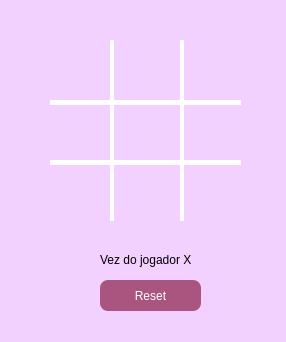
<?xml version="1.0" encoding="UTF-8"?>
<ui version="4.0">
 <class>Dialog</class>
 <widget class="QDialog" name="Dialog">
  <property name="geometry">
   <rect>
    <x>0</x>
    <y>0</y>
    <width>286</width>
    <height>342</height>
   </rect>
  </property>
  <property name="windowTitle">
   <string>Dialog</string>
  </property>
  <property name="styleSheet">
   <string notr="true">background-color: rgb(242, 208, 255);</string>
  </property>
  <widget class="QPushButton" name="btn8">
   <property name="geometry">
    <rect>
     <x>120</x>
     <y>170</y>
     <width>61</width>
     <height>51</height>
    </rect>
   </property>
   <property name="styleSheet">
    <string notr="true">border: none;
font: 24pt &quot;MS Shell Dlg 2&quot;;</string>
   </property>
   <property name="text">
    <string/>
   </property>
  </widget>
  <widget class="QPushButton" name="btn7">
   <property name="geometry">
    <rect>
     <x>50</x>
     <y>170</y>
     <width>61</width>
     <height>51</height>
    </rect>
   </property>
   <property name="styleSheet">
    <string notr="true">border: none;
font: 24pt &quot;MS Shell Dlg 2&quot;;</string>
   </property>
   <property name="text">
    <string/>
   </property>
  </widget>
  <widget class="QPushButton" name="btn4">
   <property name="geometry">
    <rect>
     <x>50</x>
     <y>110</y>
     <width>61</width>
     <height>51</height>
    </rect>
   </property>
   <property name="styleSheet">
    <string notr="true">border: none;
font: 24pt &quot;MS Shell Dlg 2&quot;;</string>
   </property>
   <property name="text">
    <string/>
   </property>
  </widget>
  <widget class="QPushButton" name="btn2">
   <property name="geometry">
    <rect>
     <x>120</x>
     <y>50</y>
     <width>51</width>
     <height>41</height>
    </rect>
   </property>
   <property name="styleSheet">
    <string notr="true">border: none;
font: 24pt &quot;MS Shell Dlg 2&quot;;</string>
   </property>
   <property name="text">
    <string/>
   </property>
  </widget>
  <widget class="QPushButton" name="btn3">
   <property name="geometry">
    <rect>
     <x>190</x>
     <y>50</y>
     <width>51</width>
     <height>41</height>
    </rect>
   </property>
   <property name="styleSheet">
    <string notr="true">border: none;
font: 24pt &quot;MS Shell Dlg 2&quot;;</string>
   </property>
   <property name="text">
    <string/>
   </property>
  </widget>
  <widget class="QPushButton" name="btn6">
   <property name="geometry">
    <rect>
     <x>190</x>
     <y>110</y>
     <width>51</width>
     <height>51</height>
    </rect>
   </property>
   <property name="styleSheet">
    <string notr="true">border: none;
font: 24pt &quot;MS Shell Dlg 2&quot;;</string>
   </property>
   <property name="text">
    <string/>
   </property>
  </widget>
  <widget class="QPushButton" name="btn1">
   <property name="geometry">
    <rect>
     <x>50</x>
     <y>50</y>
     <width>51</width>
     <height>41</height>
    </rect>
   </property>
   <property name="styleSheet">
    <string notr="true">border: none;
font: 24pt &quot;MS Shell Dlg 2&quot;;</string>
   </property>
   <property name="text">
    <string/>
   </property>
  </widget>
  <widget class="QPushButton" name="btn5">
   <property name="geometry">
    <rect>
     <x>120</x>
     <y>110</y>
     <width>51</width>
     <height>51</height>
    </rect>
   </property>
   <property name="styleSheet">
    <string notr="true">border: none;
font: 24pt &quot;MS Shell Dlg 2&quot;;</string>
   </property>
   <property name="text">
    <string/>
   </property>
  </widget>
  <widget class="Line" name="line_4">
   <property name="geometry">
    <rect>
     <x>110</x>
     <y>40</y>
     <width>4</width>
     <height>181</height>
    </rect>
   </property>
   <property name="styleSheet">
    <string notr="true">background-color: rgb(255, 255, 255);
border: none;</string>
   </property>
   <property name="orientation">
    <enum>Qt::Vertical</enum>
   </property>
  </widget>
  <widget class="Line" name="line_5">
   <property name="geometry">
    <rect>
     <x>180</x>
     <y>40</y>
     <width>4</width>
     <height>181</height>
    </rect>
   </property>
   <property name="styleSheet">
    <string notr="true">background-color: rgb(255, 255, 255);
border: none;</string>
   </property>
   <property name="orientation">
    <enum>Qt::Vertical</enum>
   </property>
  </widget>
  <widget class="Line" name="line_2">
   <property name="geometry">
    <rect>
     <x>50</x>
     <y>100</y>
     <width>191</width>
     <height>5</height>
    </rect>
   </property>
   <property name="minimumSize">
    <size>
     <width>10</width>
     <height>5</height>
    </size>
   </property>
   <property name="styleSheet">
    <string notr="true">color: rgb(255, 255, 255);
background-color: rgb(255, 255, 255);
border: none;</string>
   </property>
   <property name="orientation">
    <enum>Qt::Horizontal</enum>
   </property>
  </widget>
  <widget class="Line" name="line_3">
   <property name="geometry">
    <rect>
     <x>50</x>
     <y>160</y>
     <width>191</width>
     <height>5</height>
    </rect>
   </property>
   <property name="minimumSize">
    <size>
     <width>10</width>
     <height>5</height>
    </size>
   </property>
   <property name="styleSheet">
    <string notr="true">color: rgb(255, 255, 255);
background-color: rgb(255, 255, 255);
border: none;</string>
   </property>
   <property name="orientation">
    <enum>Qt::Horizontal</enum>
   </property>
  </widget>
  <widget class="QPushButton" name="btn9">
   <property name="geometry">
    <rect>
     <x>190</x>
     <y>170</y>
     <width>51</width>
     <height>51</height>
    </rect>
   </property>
   <property name="styleSheet">
    <string notr="true">border: none;
font: 24pt &quot;MS Shell Dlg 2&quot;;</string>
   </property>
   <property name="text">
    <string/>
   </property>
  </widget>
  <widget class="QLabel" name="label">
   <property name="geometry">
    <rect>
     <x>100</x>
     <y>250</y>
     <width>101</width>
     <height>20</height>
    </rect>
   </property>
   <property name="styleSheet">
    <string notr="true">font: 10pt &quot;MS Shell Dlg 2&quot;;</string>
   </property>
   <property name="text">
    <string>Vez do jogador X</string>
   </property>
  </widget>
  <widget class="QPushButton" name="btn10">
   <property name="geometry">
    <rect>
     <x>100</x>
     <y>280</y>
     <width>101</width>
     <height>31</height>
    </rect>
   </property>
   <property name="styleSheet">
    <string notr="true">background-color: rgb(170, 85, 127);
font: 10pt &quot;MS Shell Dlg 2&quot;;
color: rgb(255, 255, 255);
border-radius: 8px;</string>
   </property>
   <property name="text">
    <string>Reset</string>
   </property>
  </widget>
 </widget>
 <resources/>
 <connections/>
</ui>
